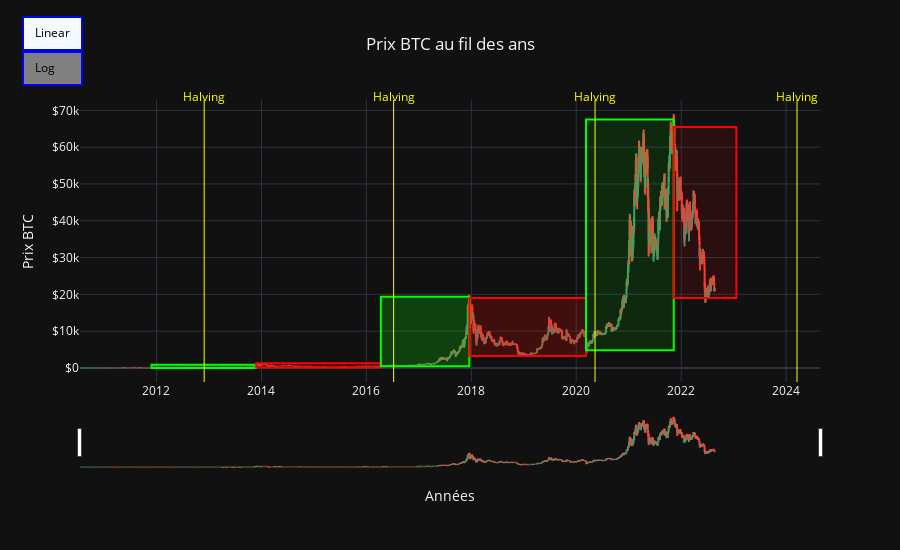

Source (notebook cell):
### Code cell
import plotly.graph_objects as go
from datetime import datetime

fig = go.Figure(data=go.Ohlc(x=data['Date'],
                open=data['Open'],
                high=data['High'],
                low=data['Low'],
                close=data['Close']))

current_date = datetime.now().strftime('%Y-%m-%d')

x0_0, x1_0 = '2011-11-28', '2013-11-25'     #Bull
x0_1, x1_1 = '2013-11-25', '2016-04-11'     #Bear
x0_2, x1_2 = '2016-04-11', '2017-12-18'     #Bull
x0_3, x1_3 = '2017-12-18', '2020-03-09'     #Bear
x0_4, x1_4 = '2020-03-09', '2021-11-10'     #Bull
x0_5, x1_5 = '2021-11-10', current_date     #Bear

filtered_data = data.loc[(data['Date'] >= x0_0) & (data['Date'] <= x1_0)]
y0_0 = filtered_data['Close'].min()
y1_0 = filtered_data['Close'].max()
filtered_data = data.loc[(data['Date'] >= x0_1) & (data['Date'] <= x1_1)]
y0_1 = filtered_data['Close'].min()
y1_1 = filtered_data['Close'].max()
filtered_data = data.loc[(data['Date'] >= x0_2) & (data['Date'] <= x1_2)]
y0_2 = filtered_data['Close'].min()
y1_2 = filtered_data['Close'].max()
filtered_data = data.loc[(data['Date'] >= x0_3) & (data['Date'] <= x1_3)]
y0_3 = filtered_data['Close'].min()
y1_3 = filtered_data['Close'].max()
filtered_data = data.loc[(data['Date'] >= x0_4) & (data['Date'] <= x1_4)]
y0_4 = filtered_data['Close'].min()
y1_4 = filtered_data['Close'].max()
filtered_data = data.loc[(data['Date'] >= x0_5) & (data['Date'] <= x1_5)]
y0_5 = filtered_data['Close'].min()
y1_5 = filtered_data['Close'].max()

# Nombre de jours Bull run et Bear market
counter = 0
bull_run_days = 0
bear_market_days = 0
bull_run_counter = 0
bear_market_counter = 0

periods = [(x0_0, x1_0), (x0_1, x1_1), (x0_2, x1_2), (x0_3, x1_3), (x0_4, x1_4), (x0_5, x1_5)]
for x0, x1 in periods:
    x0 = datetime.strptime(x0, '%Y-%m-%d')
    x1 = datetime.strptime(x1, '%Y-%m-%d')
    delta = x1 - x0
    days= delta.days
    if counter % 2 == 0:
        print(f"Bull: {days} jours entre {x0} et {x1}")
        bull_run_days += days
        bull_run_counter += 1
    else:
        print(f"Bear: {days} jours entre {x0} et {x1}")
        bear_market_days += days
        bear_market_counter += 1
    counter += 1
    
average_bull_run = int(bull_run_days/bull_run_counter)
average_bear_market = int(bear_market_days/bear_market_counter)
print(f"--- La moyenne des jours de Bull run est de {average_bull_run} jours ---")
print(f"--- La moyenne des jours de Bear market est de {average_bear_market} jours ---")
    

fig.update_layout(template='plotly_dark',
    height = 550,
    title='Prix BTC au fil des ans',
    xaxis_title="Années",
    yaxis_title='Prix BTC',title_x=0.5,
    shapes = [dict(type='rect', x0=x0_0, y0=y0_0, x1=x1_0, y1=y1_0, fillcolor='rgba(0, 255, 0, 0.2)', line=dict(color='rgba(0, 255, 0, 1)')),
            dict(type='rect', x0=x0_1, y0=y0_1, x1=x1_1, y1=y1_1, fillcolor='rgba(255, 0, 0, 0.2)', line=dict(color='rgba(255, 0, 0, 1)')),
            dict(type='rect', x0=x0_2, y0=y0_2, x1=x1_2, y1=y1_2, fillcolor='rgba(0, 255, 0, 0.2)', line=dict(color='rgba(0, 255, 0, 1)')),
            dict(type='rect', x0=x0_3, y0=y0_3, x1=x1_3, y1=y1_3, fillcolor='rgba(255, 0, 0, 0.2)', line=dict(color='rgba(255, 0, 0, 1)')),
            dict(type='rect', x0=x0_4, y0=y0_4, x1=x1_4, y1=y1_4, fillcolor='rgba(0, 255, 0, 0.1)', line=dict(color='rgba(0, 255, 0, 1)')),
            dict(type='rect', x0=x0_5, y0=y0_5, x1=x1_5, y1=y1_5, fillcolor='rgba(255, 0, 0, 0.1)', line=dict(color='rgba(255, 0, 0, 1)')),
            # Halving
            dict(x0='2012-11-28', x1='2012-11-28', y0=0, y1=1, xref='x', yref='paper',line_width=1, line_dash='dot', line_color='yellow'),
            dict(x0='2016-07-09', x1='2016-07-09', y0=0, y1=1, xref='x', yref='paper',line_width=1, line_dash='dot', line_color='yellow'),
            dict(x0='2020-05-11', x1='2020-05-11', y0=0, y1=1, xref='x', yref='paper',line_width=1, line_dash='dot', line_color='yellow'),
            dict(x0='2024-03-17', x1='2024-03-17', y0=0, y1=1, xref='x', yref='paper',line_width=1, line_dash='dot', line_color='yellow')],
    annotations=[# Halving
        dict(x='2012-11-28', y=1.05, xref='x', yref='paper',showarrow=False, xanchor='center', text='Halving', font = dict(color = 'yellow')),
        dict(x='2016-07-09', y=1.05, xref='x', yref='paper',showarrow=False, xanchor='center', text='Halving', font = dict(color = 'yellow')),
        dict(x='2020-05-11', y=1.05, xref='x', yref='paper',showarrow=False, xanchor='center', text='Halving', font = dict(color = 'yellow')),
        dict(x='2024-03-17', y=1.05, xref='x', yref='paper',showarrow=False, xanchor='center', text='Halving', font = dict(color = 'yellow'))],
    updatemenus=[
        dict(type='buttons',
             buttons=[dict(label='Linear', method='relayout',args=[{'yaxis.type': 'linear'}]),
                      dict(label='Log', method='relayout', args=[{'yaxis.type': 'log'}])],
                      x=0, y=1.3, bgcolor = 'gray', bordercolor = 'blue', borderwidth = 2, font = dict(color = 'black')
            )]
)

fig.update_yaxes(
    tickprefix="$", showgrid=True
)

fig.update_xaxes(
     showgrid=True
)

fig.show()

### Figure 1 — Plotly figure (JSON) as saved in the notebook; plotly's stock layout.template omitted (floating-point values rounded to 4 significant figures; data arrays with more than 128 entries replaced by an {"elided": "..."} marker saying what was removed)
{"data": [{"close": {"elided": "4420 float values"}, "high": {"elided": "4420 float values"}, "low": {"elided": "4420 float values"}, "open": {"elided": "4420 float values"}, "type": "ohlc", "x": {"elided": "4420 str values"}}], "layout": {"annotations": [{"font": {"color": "yellow"}, "showarrow": false, "text": "Halving", "x": "2012-11-28", "xanchor": "center", "xref": "x", "y": 1.05, "yref": "paper"}, {"font": {"color": "yellow"}, "showarrow": false, "text": "Halving", "x": "2016-07-09", "xanchor": "center", "xref": "x", "y": 1.05, "yref": "paper"}, {"font": {"color": "yellow"}, "showarrow": false, "text": "Halving", "x": "2020-05-11", "xanchor": "center", "xref": "x", "y": 1.05, "yref": "paper"}, {"font": {"color": "yellow"}, "showarrow": false, "text": "Halving", "x": "2024-03-17", "xanchor": "center", "xref": "x", "y": 1.05, "yref": "paper"}], "height": 550, "shapes": [{"fillcolor": "rgba(0, 255, 0, 0.2)", "line": {"color": "rgba(0, 255, 0, 1)"}, "type": "rect", "x0": "2011-11-28", "x1": "2013-11-25", "y0": 2.5, "y1": 832.5}, {"fillcolor": "rgba(255, 0, 0, 0.2)", "line": {"color": "rgba(255, 0, 0, 1)"}, "type": "rect", "x0": "2013-11-25", "x1": "2016-04-11", "y0": 111.6, "y1": 1238.0}, {"fillcolor": "rgba(0, 255, 0, 0.2)", "line": {"color": "rgba(0, 255, 0, 1)"}, "type": "rect", "x0": "2016-04-11", "x1": "2017-12-18", "y0": 421.4, "y1": 19350.0}, {"fillcolor": "rgba(255, 0, 0, 0.2)", "line": {"color": "rgba(255, 0, 0, 1)"}, "type": "rect", "x0": "2017-12-18", "x1": "2020-03-09", "y0": 3229.0, "y1": 18970.0}, {"fillcolor": "rgba(0, 255, 0, 0.1)", "line": {"color": "rgba(0, 255, 0, 1)"}, "type": "rect", "x0": "2020-03-09", "x1": "2021-11-10", "y0": 4826, "y1": 67530.0}, {"fillcolor": "rgba(255, 0, 0, 0.1)", "line": {"color": "rgba(255, 0, 0, 1)"}, "type": "rect", "x0": "2021-11-10", "x1": "2023-01-20", "y0": 18990.0, "y1": 65510.0}, {"line": {"color": "yellow", "dash": "dot", "width": 1}, "x0": "2012-11-28", "x1": "2012-11-28", "xref": "x", "y0": 0, "y1": 1, "yref": "paper"}, {"line": {"color": "yellow", "dash": "dot", "width": 1}, "x0": "2016-07-09", "x1": "2016-07-09", "xref": "x", "y0": 0, "y1": 1, "yref": "paper"}, {"line": {"color": "yellow", "dash": "dot", "width": 1}, "x0": "2020-05-11", "x1": "2020-05-11", "xref": "x", "y0": 0, "y1": 1, "yref": "paper"}, {"line": {"color": "yellow", "dash": "dot", "width": 1}, "x0": "2024-03-17", "x1": "2024-03-17", "xref": "x", "y0": 0, "y1": 1, "yref": "paper"}], "title": {"text": "Prix BTC au fil des ans", "x": 0.5}, "updatemenus": [{"bgcolor": "gray", "bordercolor": "blue", "borderwidth": 2, "buttons": [{"args": [{"yaxis.type": "linear"}], "label": "Linear", "method": "relayout"}, {"args": [{"yaxis.type": "log"}], "label": "Log", "method": "relayout"}], "font": {"color": "black"}, "type": "buttons", "x": 0, "y": 1.3}], "xaxis": {"showgrid": true, "title": {"text": "Années"}}, "yaxis": {"showgrid": true, "tickprefix": "$", "title": {"text": "Prix BTC"}}}}
